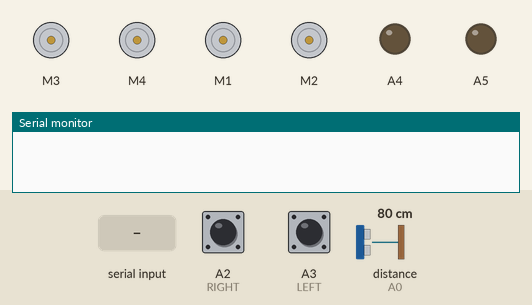
A sketch run on a simulated Arduino Uno, built with avr-gcc and run on an emulated ATmega328P. On the bench: 4 × DC motor (green arrow = forward, orange = backward, longer = faster), output pins drawn as LEDs (lit = HIGH), the last lines printed to the serial monitor. The inputs (shaded band) are chosen by the test bench; at power-on: A2 (RIGHT) LOW, A3 (LEFT) LOW, distance to the obstacle (sensor on A0) 80 cm. The echo pulse lasts 58.3 µs per cm.

Above: at 1.2 s.
1.3 s: "K" received over Serial
At 1.6 s:
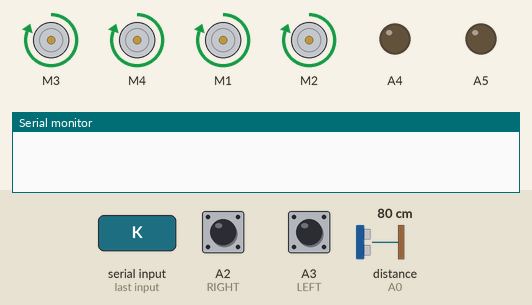
4.3 s: "F" received over Serial
At 5.2 s:
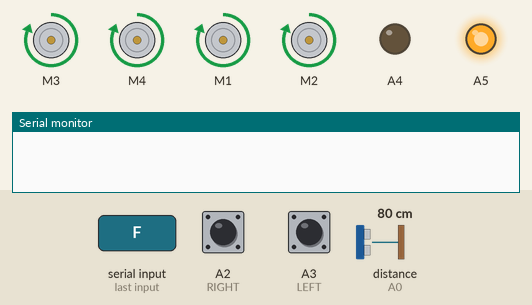
5.9 s: "O" received over Serial
At 6.3 s:
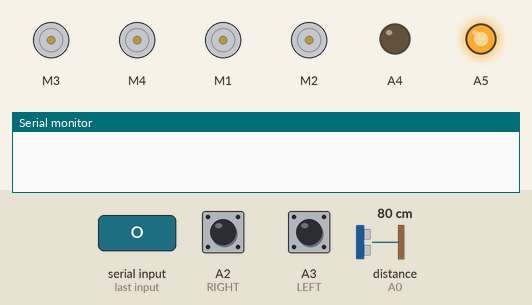
7.4 s: A2 (RIGHT) pulled HIGH for 0.15 s
At 7.7 s:
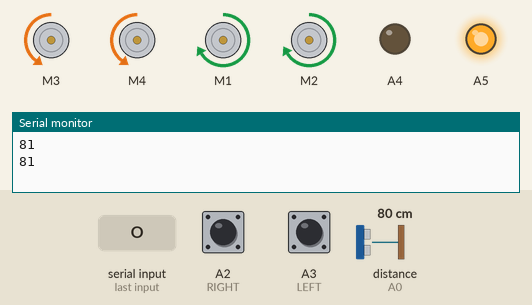
9.0 s: A3 (LEFT) pulled HIGH for 0.15 s
At 9.9 s:
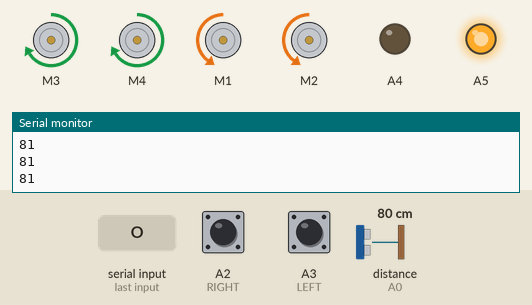
10.6 s: A2 (RIGHT) pulled HIGH for 1 s
At 11.6 s:
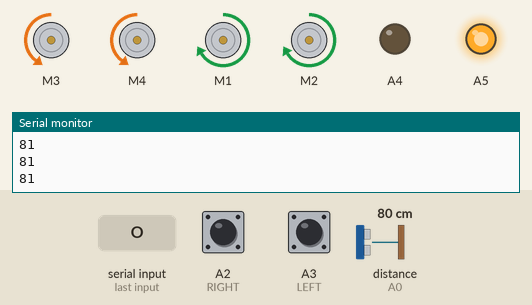
Timing chart, 0 to 13.6 s (numbered marks = the images above; inputs shaded):
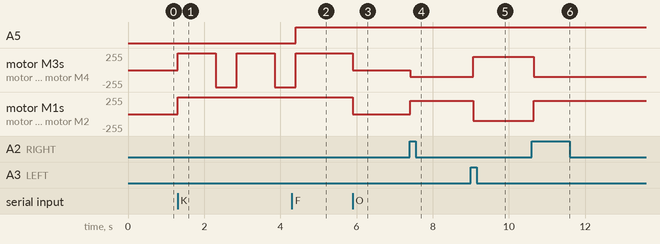

The sketch:

Masina_robot.ino
```cpp
#include<NewPing.h>
#include<AFMotor.h>

#define TRIGGER_PIN A1
#define ECHO_PIN A0
#define MAX_DISTANCE 100
#define RIGHT A2
#define LEFT A3


NewPing sonar(TRIGGER_PIN, ECHO_PIN, MAX_DISTANCE);


AF_DCMotor m1(3,MOTOR12_1KHZ);
AF_DCMotor m2(4,MOTOR12_1KHZ);
AF_DCMotor m3(1,MOTOR34_1KHZ);
AF_DCMotor m4(2,MOTOR34_1KHZ);

char comanda;
int controlRemote=1;
int counter=0;

void setup()
{
  Serial.begin(9600);
  pinMode(RIGHT, INPUT);
  pinMode(LEFT, INPUT);
  pinMode(A4, OUTPUT);
  pinMode(A5, OUTPUT);
}


void loop(){

  if(Serial.available() > 0){
    comanda = Serial.read();
    Stop();

    if(comanda=='O'){
      controlRemote=0;

    }else if(comanda=='N'){
      controlRemote=1;

    }
  }

  if(controlRemote==1){
    manual();
  }else if(controlRemote==0){
    automat();
  }
}


void forward()
{
  m1.setSpeed(255);
  m1.run(FORWARD);
  m2.setSpeed(255);
  m2.run(FORWARD);
  m3.setSpeed(255);
  m3.run(FORWARD);
  m4.setSpeed(255);
  m4.run(FORWARD);
}


void back()
{
  m1.setSpeed(255);
  m1.run(BACKWARD);
  m2.setSpeed(255);
  m2.run(BACKWARD);
  m3.setSpeed(255);
  m3.run(BACKWARD);
  m4.setSpeed(255);
  m4.run(BACKWARD);
}


void left()
{
  m1.setSpeed(255);
  m1.run(BACKWARD);
  m2.setSpeed(255);
  m2.run(BACKWARD);
  m3.setSpeed(255);
  m3.run(FORWARD);
  m4.setSpeed(255);
  m4.run(FORWARD);
}


void right()
{
  m1.setSpeed(255);
  m1.run(FORWARD);
  m2.setSpeed(255);
  m2.run(FORWARD);
  m3.setSpeed(255);
  m3.run(BACKWARD);
  m4.setSpeed(255);
  m4.run(BACKWARD);
}


void Stop()
{
  m1.setSpeed(0);
  m1.run(RELEASE);
  m2.setSpeed(0);
  m2.run(RELEASE);
  m3.setSpeed(0);
  m3.run(RELEASE);
  m4.setSpeed(0);
  m4.run(RELEASE);
}

void manual(){

  switch(comanda){
      case 'F':
        digitalWrite(A4, LOW);
        digitalWrite(A5, HIGH);
        forward();
        break;
      case 'B':
        digitalWrite(A4, HIGH);
        digitalWrite(A5, LOW);
         back();
        break;
      case 'L':
        digitalWrite(A4, LOW);
        digitalWrite(A5, LOW);
        left();
        break;
      case 'R':
        digitalWrite(A4, LOW);
        digitalWrite(A5, LOW);
        right();
        break;
      case 'K':
        digitalWrite(A4, LOW);
        digitalWrite(A5, LOW);
        rutina();
        break;
      case 'S':
        digitalWrite(A4, LOW);
        digitalWrite(A5, LOW);
        Stop();
        break;
        }
}


void automat(){
  delay(70);
  unsigned int distance = sonar.ping_cm();

  if(counter<10){
    counter++;
  }else{
    Serial.println(distance);
    counter=0;
  }

  int senzorDreapta = digitalRead(RIGHT);
  int senzorStanga = digitalRead(LEFT);

  if((senzorDreapta==1) && (distance>=10 && distance<=40)&&(senzorStanga==1)){
    m1.setSpeed(120);
    m1.run(FORWARD);
    m2.setSpeed(120);
    m2.run(FORWARD);
    m3.setSpeed(120);
    m3.run(FORWARD);
    m4.setSpeed(120);
    m4.run(FORWARD);
  }else if((senzorDreapta==0) && (senzorStanga==1)) {
    m1.setSpeed(200);
    m1.run(FORWARD);
    m2.setSpeed(200);
    m2.run(FORWARD);
    m3.setSpeed(100);
    m3.run(BACKWARD);
    m4.setSpeed(100);
    m4.run(BACKWARD);
  }else if((senzorDreapta==1)&&(senzorStanga==0)) {
    m1.setSpeed(100);
    m1.run(BACKWARD);
    m2.setSpeed(100);
    m2.run(BACKWARD);
    m3.setSpeed(200);
    m3.run(FORWARD);
    m4.setSpeed(200);
    m4.run(FORWARD);
  }else if((senzorDreapta==1)&&(senzorStanga==1)) {
    m1.setSpeed(0);
    m1.run(RELEASE);
    m2.setSpeed(0);
    m2.run(RELEASE);
    m3.setSpeed(0);
    m3.run(RELEASE);
    m4.setSpeed(0);
    m4.run(RELEASE);
 } else {
  if (distance < 10) {
    m1.setSpeed(0);
    m1.run(RELEASE);
    m2.setSpeed(0);
    m2.run(RELEASE);
    m3.setSpeed(0);
    m3.run(RELEASE);
    m4.setSpeed(0);
    m4.run(RELEASE);
  }
}}
void rutina() {
  Stop();
  forward();
  delay(1000);

  Stop();
  left();
  delay(550);

  Stop();
  forward();
  delay(1000);

  Stop();
  left();
  delay(550);

  Stop();
}
```

Measured:
- after the input at 1.3 s, motor M3, motor M4: alternates forward 255/255 for 1.0 s and backward 255/255 for 0.55 s, starting at once; motor M1, motor M2: stopped → forward 255/255 at once
- after the input at 4.3 s, A5: LOW → HIGH after 0.10 s; motor M3, motor M4: goes on until 4.4 s, then stays forward 255/255
- after the input at 5.9 s, motor M3, motor M4, motor M1, motor M2: forward 255/255 → stopped at once
- after the input at 7.4 s, motor M3, motor M4: stopped → backward 100/255 at once; motor M1, motor M2: stopped → forward 200/255 at once
- after the input at 9.0 s, motor M3, motor M4: backward 100/255 → forward 200/255 after 0.07 s; motor M1, motor M2: forward 200/255 → backward 100/255 after 0.07 s
- after the input at 10.6 s, motor M3, motor M4: forward 200/255 → backward 100/255 after 0.05 s; motor M1, motor M2: backward 100/255 → forward 200/255 after 0.05 s
